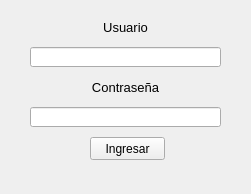
<?xml version="1.0" encoding="UTF-8"?>
<ui version="4.0">
 <class>MainWindow</class>
 <widget class="QMainWindow" name="MainWindow">
  <property name="geometry">
   <rect>
    <x>0</x>
    <y>0</y>
    <width>251</width>
    <height>194</height>
   </rect>
  </property>
  <property name="windowTitle">
   <string>MainWindow</string>
  </property>
  <property name="inputMethodHints">
   <set>Qt::ImhNone</set>
  </property>
  <widget class="QWidget" name="centralwidget">
   <widget class="QLabel" name="lbUsuario">
    <property name="geometry">
     <rect>
      <x>30</x>
      <y>17</y>
      <width>191</width>
      <height>21</height>
     </rect>
    </property>
    <property name="text">
     <string>&lt;html&gt;&lt;head/&gt;&lt;body&gt;&lt;p align=&quot;center&quot;&gt;&lt;span style=&quot; font-size:10pt;&quot;&gt;Usuario&lt;/span&gt;&lt;/p&gt;&lt;/body&gt;&lt;/html&gt;</string>
    </property>
   </widget>
   <widget class="QLineEdit" name="txtUsuario">
    <property name="geometry">
     <rect>
      <x>30</x>
      <y>47</y>
      <width>191</width>
      <height>20</height>
     </rect>
    </property>
   </widget>
   <widget class="QLabel" name="lbPassword">
    <property name="geometry">
     <rect>
      <x>30</x>
      <y>77</y>
      <width>191</width>
      <height>21</height>
     </rect>
    </property>
    <property name="text">
     <string>&lt;html&gt;&lt;head/&gt;&lt;body&gt;&lt;p align=&quot;center&quot;&gt;&lt;span style=&quot; font-size:10pt;&quot;&gt;Contraseña&lt;/span&gt;&lt;/p&gt;&lt;/body&gt;&lt;/html&gt;</string>
    </property>
   </widget>
   <widget class="QLineEdit" name="txtPassword">
    <property name="geometry">
     <rect>
      <x>30</x>
      <y>107</y>
      <width>191</width>
      <height>20</height>
     </rect>
    </property>
    <property name="inputMethodHints">
     <set>Qt::ImhHiddenText|Qt::ImhNoAutoUppercase|Qt::ImhNoPredictiveText|Qt::ImhSensitiveData</set>
    </property>
    <property name="echoMode">
     <enum>QLineEdit::Password</enum>
    </property>
   </widget>
   <widget class="QPushButton" name="pushButton">
    <property name="geometry">
     <rect>
      <x>90</x>
      <y>137</y>
      <width>75</width>
      <height>23</height>
     </rect>
    </property>
    <property name="text">
     <string>Ingresar</string>
    </property>
   </widget>
  </widget>
 </widget>
 <resources/>
 <connections/>
</ui>
